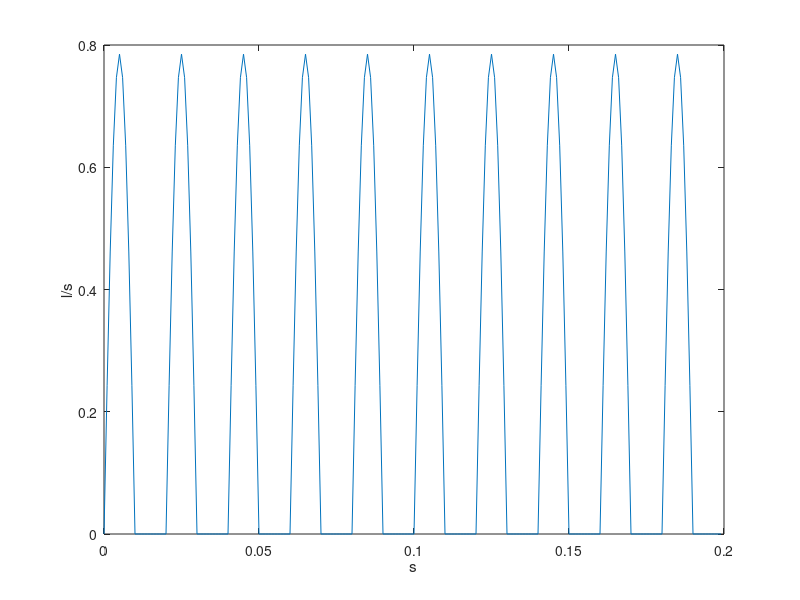
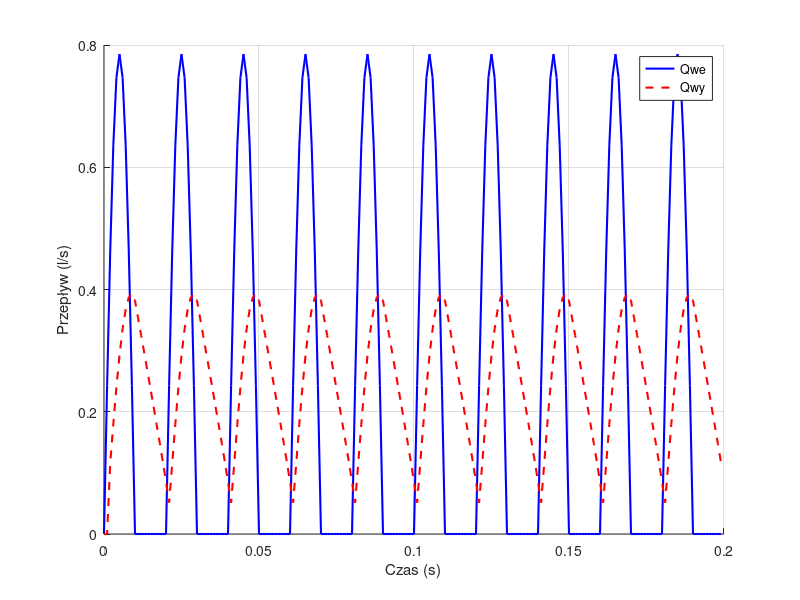

Write the MATLAB code that produced these figures, in order.
%% tworzenie Qwe
clc;clear;
fp=1000; % czestotliwość probkowania
Tp=1/fp;
t = 0:Tp:(0.2-Tp);
N = length(t);
f=50; %czestotliwośc pracy pompy [Hz]
T=1/f;
A=0.785; % w wolfram wyszlo tyle aby uzyskać 50ml na skok
Qwe = A*sin(2*pi*f*t);
Qwe = max(Qwe, 0); %ograniczenie przepłwyu do wartości dodatnich
%Qwe = abs(Qwe) ; %przy dwwustronnej

figure
plot(t,Qwe);
xlabel('s')
ylabel('l/s')

% sprawdzenie przepływu na jeden okres/skok 
fun = @(t) abs(A * sin(2*pi*f*t));
area_under_curve = integral(fun, 0, T/2);

%%fprintf('Pole powierzchni pod krzywą: %f\n', area_under_curve);

ro = 1000; %gestosc wody [kg/m^3]
g = 9.81;%przyspieszenie ziemskie [m/s^2]
R=8.314; %stała gazowa 
T=293.15; %stopnie [K]
r=1; %promien [m]
d=2; % dłogośc powietrznika [m]
A=pi*r^2; %srednica [m]
V=A*d; % objetośc gazu [m^3]
pt=15000; %cisnienie techniczne [Pa]
m = pt*V/R/T;
cv = 0.1;
z=zeros(1,N);
Qwy=zeros(1,N);
Pg=zeros(1,N);
P=zeros(1,N);

for i = 1:N
    if (i==1) 

        Pg(i)=m*R*T/(V-A*z(i));

        P(i)=ro*g*z(i)+Pg(i);
    else

        z(i)=z(i-1)+Tp*(Qwe(i-1)-Qwy(i-1))/A;

        Pg(i)=m*R*T/(V-A*z(i));

        P(i)=ro*g*z(i)+Pg(i);

        Qwy(i)=cv*sqrt(P(i)-pt);

    end
    
end

figure;
hold on;

plot(t, Qwe, 'b', 'LineWidth', 1.5);
plot(t, Qwy, 'r--', 'LineWidth', 1.5);

xlabel('Czas (s)');
ylabel('Przepływ (l/s)');
legend('Qwe', 'Qwy');
grid on;
hold off;
 